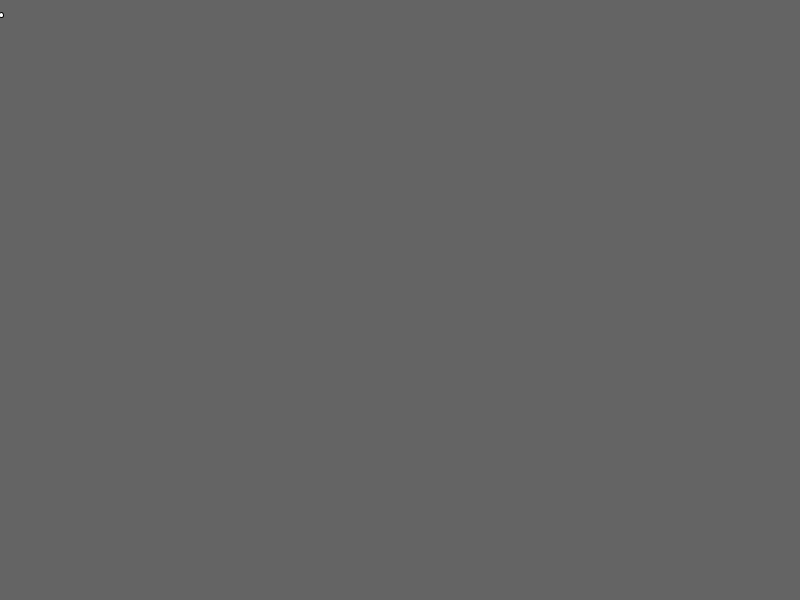
Frame 1 (no input)
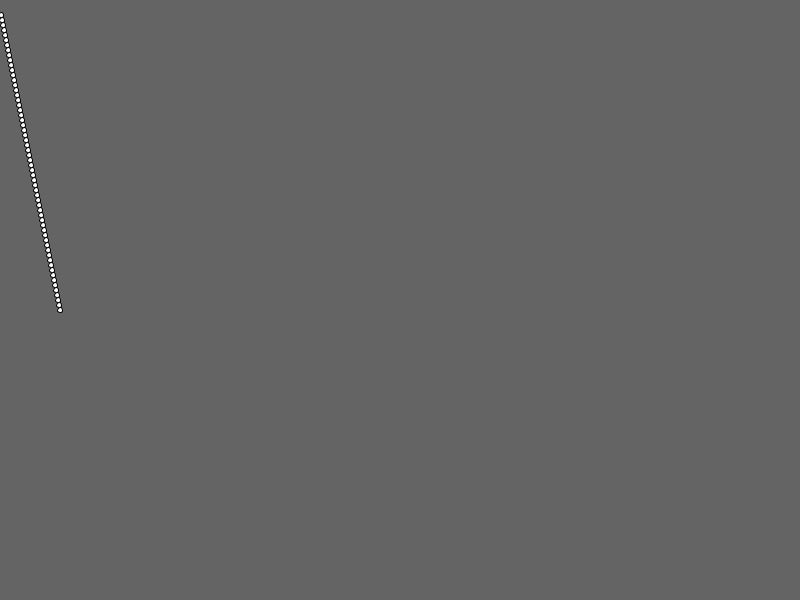
Frame 60 (the mouse pressed at the canvas centre just before this capture)
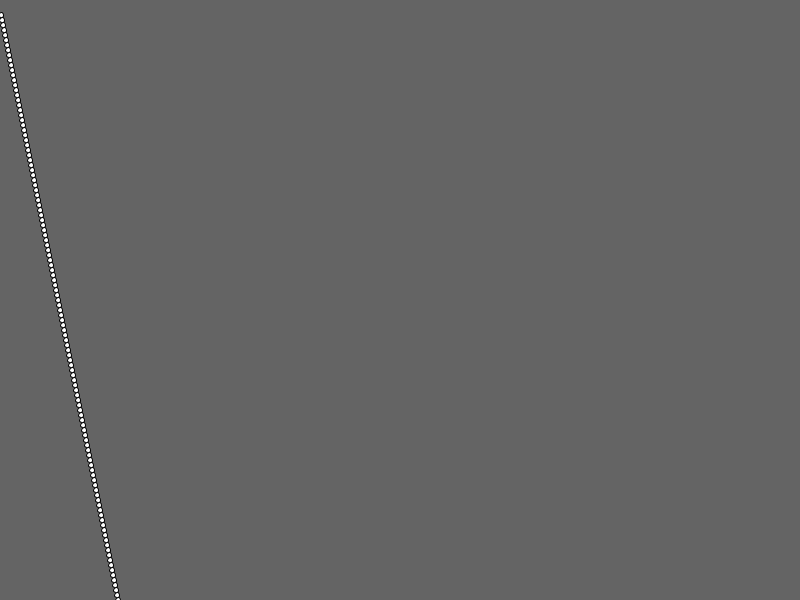
Frame 120 (the mouse held since frame 60 and released just before this capture)

The Processing sketch that drew these frames (run headless with seeded random() and noise(); from frame 60 on, the mouse is pressed at the canvas centre):

// Processing sketch: Line
// ── Line.pde
void setup(){
  size (800,600);
  background(100);
}
 int y;
 int x=0;
 int m=5;
 int c=10;
 
 void draw(){
  x=x+1;
  y=m*x+c;
  ellipse (x,y,5,5);
}
